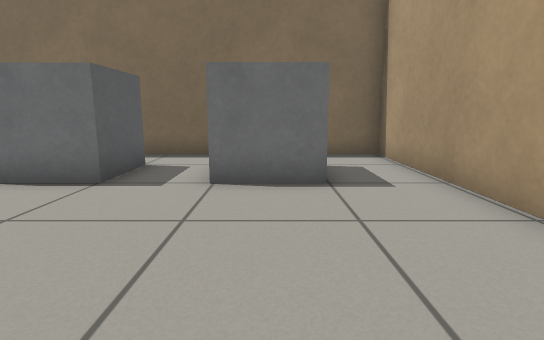
View 1 (above)

15 first-person views from a walk through a Gazebo world. The camera is 0.6 m above the floor, tilts 10° down and sees 80° across. The floor is counted in squares, 0.5 m on a side. Each view is taken from the middle of a square. On the plan, view 1 faces up. The plan holds only what a view shows up to about 13 squares ahead; the rest is blank.

View 2
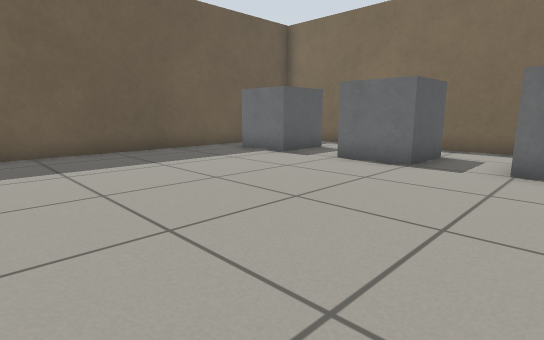

View 3
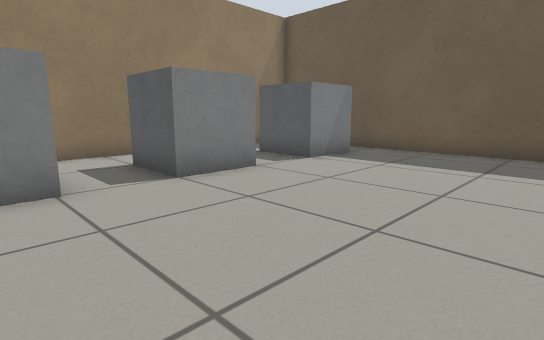

View 4
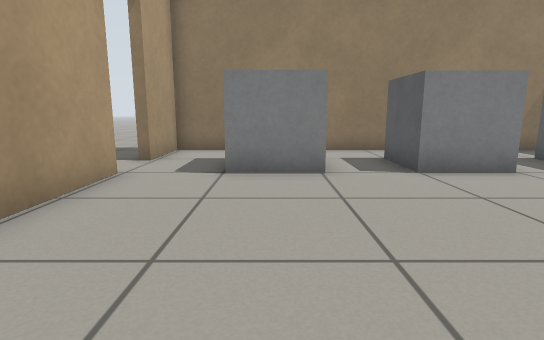

View 5
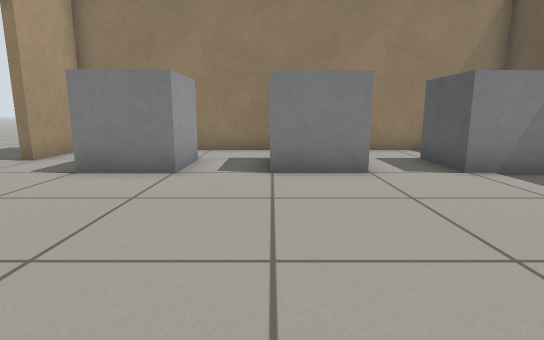

View 6
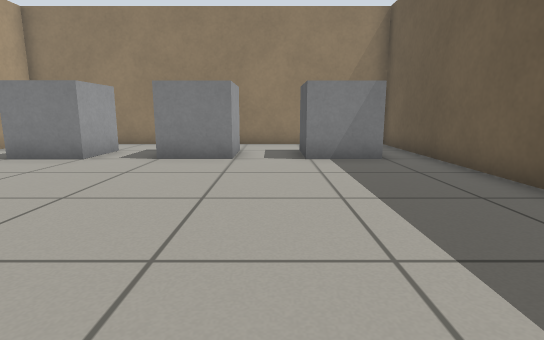

View 7
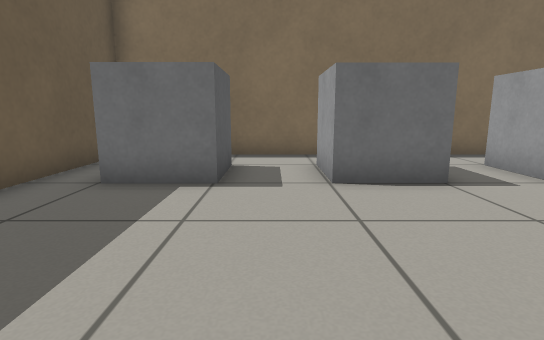

View 8
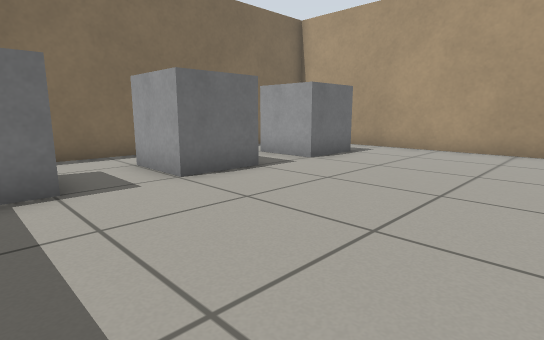

View 9
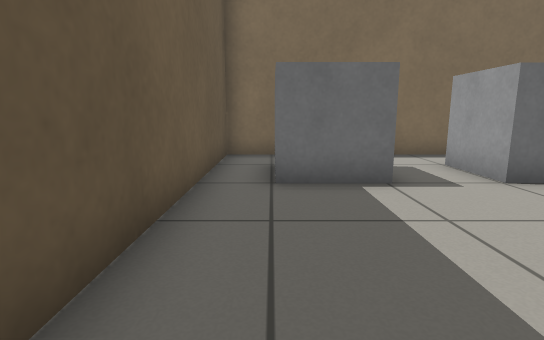

View 10
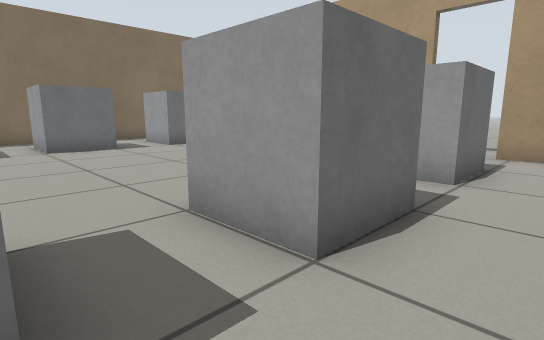

View 11
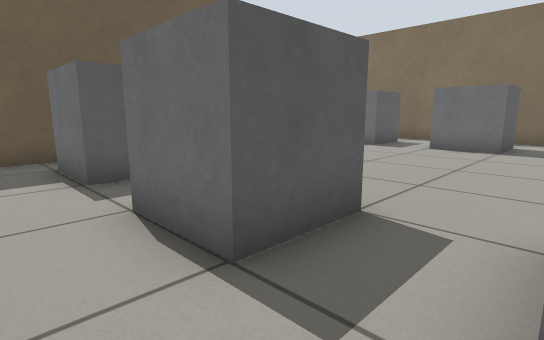

View 12
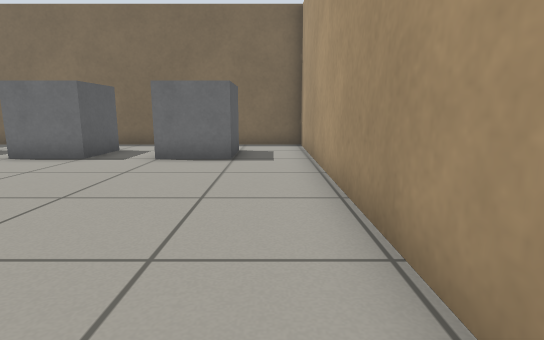

View 13
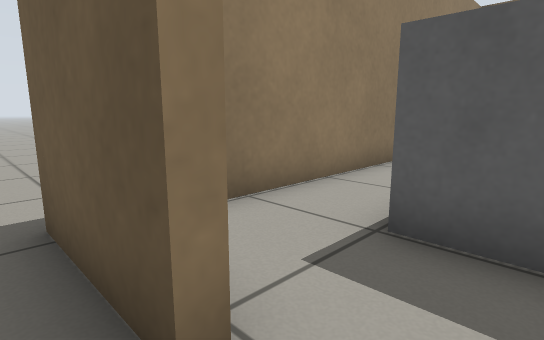

View 14
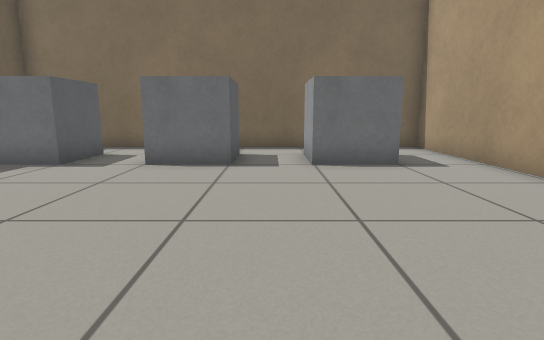

View 15
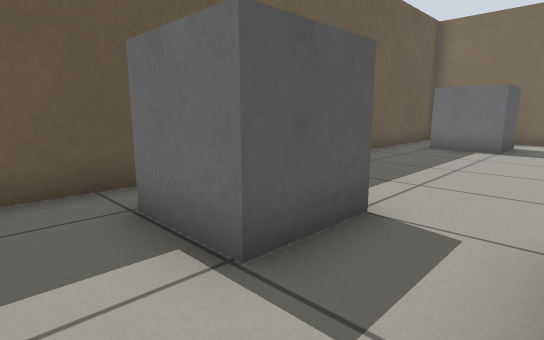

### Floor plan
Points are (right, up) in squares from view 1. A wall is a line through its corners. A room is listed if a view was taken in it or the views show most of it. See-through windows are left out.
Room 1 (views 1, 2, 3, 4, 5, 6, 7, 8, 9, 10, 11, 12, 14, 15)
walls: (3.1, -2.5) (3.1, 9.3) (-10.3, 9.3) (-10.3, -6.6); (-8.9, -6.6) (3.1, -6.6) (3.1, -4.2)
ways out: open door at (3, -3.5) to room 2
objects: grey box (-9, -4) to (-7, -3); grey box (-9, 6) to (-7, 7); grey box (-5, -4) to (-3, -3); grey box (-5, 6) to (-3, 7); grey box (-1, -4) to (1, -3); grey box (-1, 6) to (1, 7)
Room 2 (view 13)
walls: (3.4, -4.2) (3.4, -6.9)
ways out: open door at (3, -3.5) to room 1

Where each view was taken, in squares from view 1:
view 1: 0 up, 0 right, facing up
view 2: 2 down, 0 right, facing up-left
view 3: 3 up, 0 right, facing down-left
view 4: 4 up, 0 right, facing down
view 5: 4 up, 3 left, facing down
view 6: 6 up, 6 left, facing down
view 7: 0 up, 6 left, facing up
view 8: 0 up, 8 left, facing up-right
view 9: 0 up, 9 left, facing up
view 10: 6 down, 7 left, facing up-right
view 11: 6 down, 1 left, facing up-left
view 12: 3 down, 2 right, facing up
view 13: 3 down, 4 right, facing down-left
view 14: 2 down, 2 left, facing up
view 15: 6 down, 5 left, facing up-left
